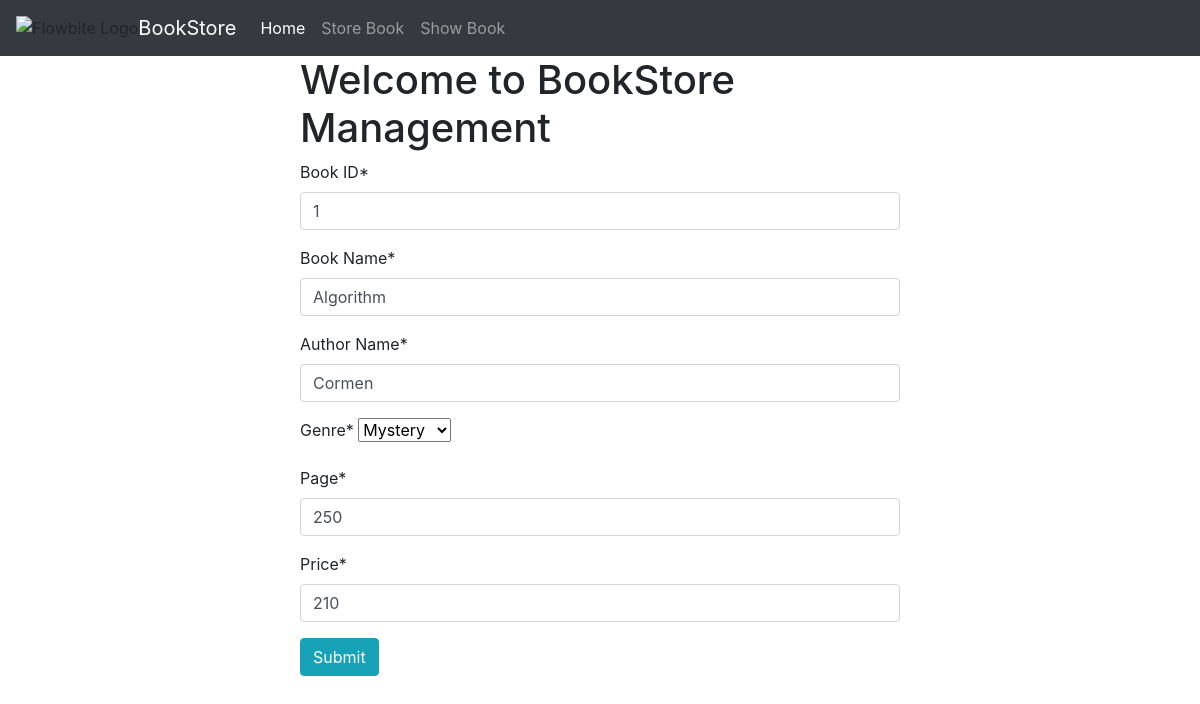
The app's page /edit_book/1 with its own data.
### book/models.py (models this page shows, shortened)
class BookStoreModel(models.Model):
    GENRE = (
        ('Mystery','Mystery'),
        ('Thriller','Thriller'),
        ('Sci-Fi','Sci-Fi'),
        ('Romantic','Romantic'),
        ('Islamic','Islamic'),
        ('Humor','Humor'),
        ('Horror','Horror'),
    )
    id = models.IntegerField(primary_key = True)
    name = models.CharField(max_length = 30)
    author = models.CharField(max_length = 30)
    genre = models.CharField(max_length = 30,choices = GENRE)
    page = models.IntegerField()
    price = models.IntegerField()
    first_pub = models.DateTimeField(auto_now_add = True)
    last_pub = models.DateTimeField(auto_now = True)

### book/views.py (the view)
# urls.py: path('edit_book/<int:id>',edit_book, name="edit_book"),
def edit_book(request,id):
    book = BookStoreModel.objects.get(pk = id)
    form = BookStoreForm(instance = book)
    if request.method == 'POST':
        form = BookStoreForm(request.POST,instance = book)
        if form.is_valid():
            form.save(commit=True)
            return redirect('show_book')
    return render(request,'store_book.html',{'form':form})

### book/forms.py
class BookStoreForm(forms.ModelForm):
    class Meta:
        model = BookStoreModel
        fields = ['id','name','author','genre','page','price']
        labels = {
            'id':'Book ID',
            'name':'Book Name',
            'author':'Author Name',
        }

### book/templates/store_book.html (shortened to what this page needs)
{% extends "base.html" %}
{% load crispy_forms_tags %}
{% block content %}
    <div style="width: 50%; margin: auto;">
        <h1> Welcome to BookStore Management </h1>
        <form method="post">
            {{form|crispy}}
        <button class="btn btn-info" type="submit">Submit</button>
        </form>
    </div>
{% endblock %}

### records on screen
BookStoreModel: id "1", name "Algorithm", author "Cormen", genre "Mystery", page "250", price "210"
